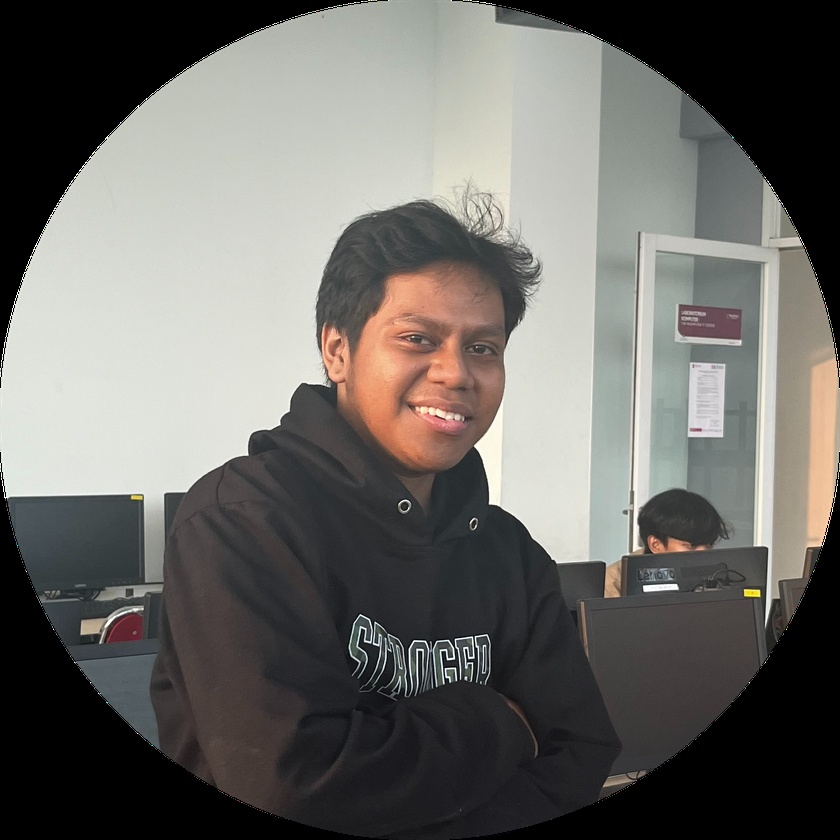
#> input picture Hasil Kuliah 4 Tahun/Semester 5/Pengelolahan Citra Digital/Sesi 3/Tugas/input_image.jpg, 840 x 840 px, shrunk from 1708 x 1708 before the run
$ python asep.py
#> lines starting #> are read from the running program, lines starting #| are printed output that depends on the picture
import imageio.v2 as imageio
import numpy as np
import matplotlib.pyplot as plt

def rgb_to_grayscale(image):
    # Konversi RGB ke grayscale menggunakan formula: 0.299R + 0.587G + 0.114B
    return np.dot(image[...,:3], [0.299, 0.587, 0.114])

def create_histogram(grayscale_img):
    # Hitung histogram untuk nilai intensitas 0-255
    histogram = np.zeros(256)
    for pixel_value in grayscale_img.flatten():
        histogram[int(pixel_value)] += 1
    return histogram

def plot_histogram(histogram):
    plt.figure(figsize=(12, 6))
    plt.bar(range(256), histogram, color='gray', alpha=0.7)
    plt.title('Histogram Grayscale')
    plt.xlabel('Intensitas Pixel (0-255)')
    plt.ylabel('Jumlah Pixel')
    plt.grid(True, alpha=0.2)
    plt.savefig('histogram_result.png')
    plt.show()

def main():
    # Baca gambar (ganti 'input_image.jpg' dengan nama file gambar Anda)
    image = imageio.imread('input_image.jpg')
#> image is the input picture: shape (840, 840, 3); mean R, G, B 106.9, 105.3, 101.5

    # Konversi ke grayscale
    grayscale = rgb_to_grayscale(image)
#> in rgb_to_grayscale, `return np.dot(image[...,:3], [0.299, 0.587, 0.114])`:
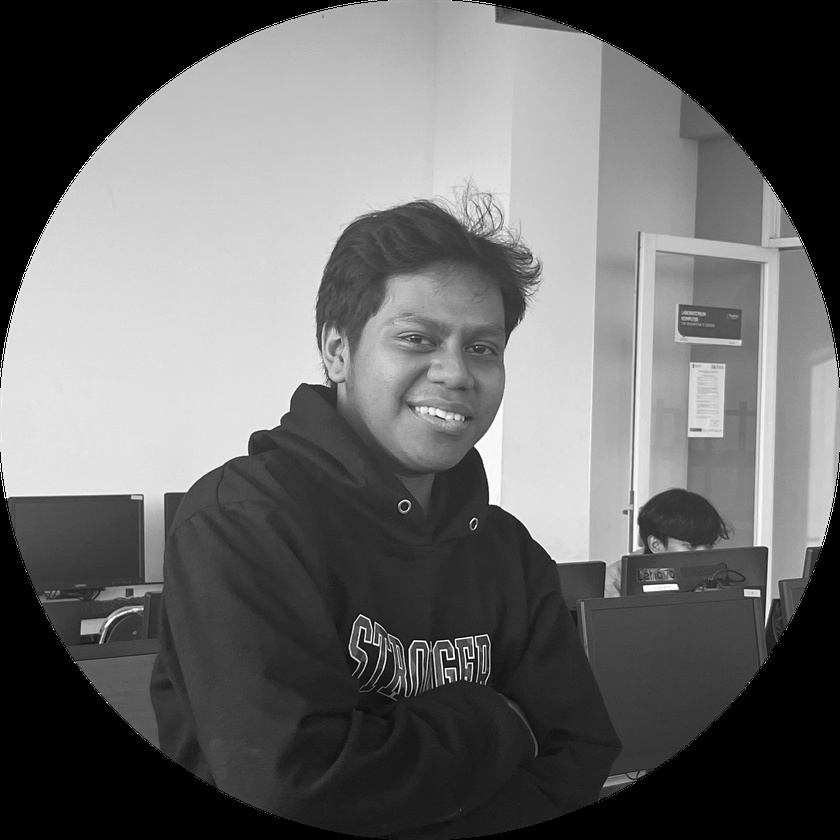
#> returned value: shape (840, 840) float64; min 0, max 255, mean 105.3

    # Simpan gambar grayscale
    imageio.imwrite('grayscale_image.jpg', grayscale.astype(np.uint8))

    # Hitung histogram
    histogram = create_histogram(grayscale)
#> after the loop in create_histogram, `for pixel_value in grayscale_img.flatten():`: histogram = 256 values, max 143503 at index 0, min 0 at index 255, mean 2756.2

    # Plot dan simpan histogram
    plot_histogram(histogram)
#> in plot_histogram, `plt.savefig('histogram_result.png')`:
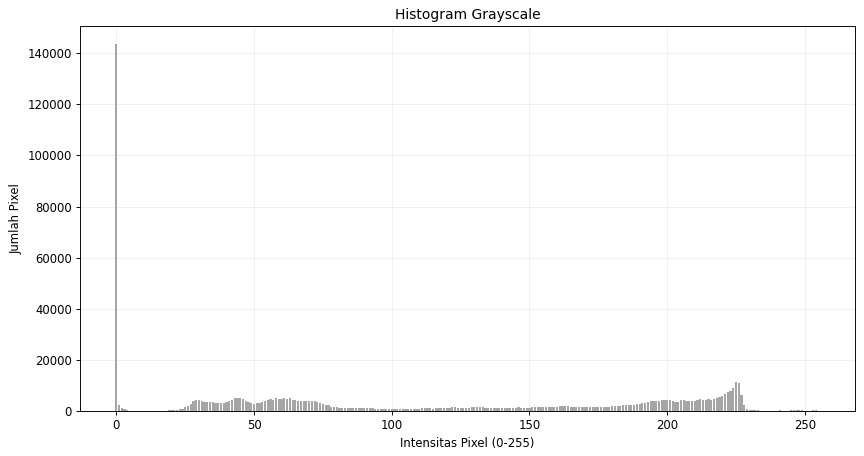
#> figure drawn by matplotlib, 1 panel; tallest bar 143503 high, from x = -0.4 to 0.4

    # Analisis hasil
    total_pixels = np.sum(histogram)
#> total_pixels = 705600
    max_intensity = np.argmax(histogram)
#> max_intensity = 0

    print(f"\nHasil Analisis:")
    print(f"Jumlah total pixel: {total_pixels}")
#| Jumlah total pixel: 705600.0
    print(f"\nJumlah pixel untuk setiap intensitas:")
    for i, count in enumerate(histogram):
        if count > 0:  # Hanya tampilkan intensitas yang memiliki pixel
            print(f"Intensitas {i}: {int(count)} pixel")
#> this loop made 256 passes
#> count on passes 1 to 3: 143503, 2501, 1008
#| Intensitas 0: 143503 pixel
#| Intensitas 1: 2501 pixel
#| Intensitas 2: 1008 pixel
#| Intensitas 3: 837 pixel
#| Intensitas 4: 225 pixel
#| Intensitas 5: 168 pixel
#| Intensitas 6: 83 pixel
#| Intensitas 7: 59 pixel
#> (further printed lines are left out)

    print(f"\nIntensitas yang paling dominan: {max_intensity}")
    print(f"Jumlah pixel pada intensitas dominan: {int(histogram[max_intensity])}")

if __name__ == "__main__":
    main()
